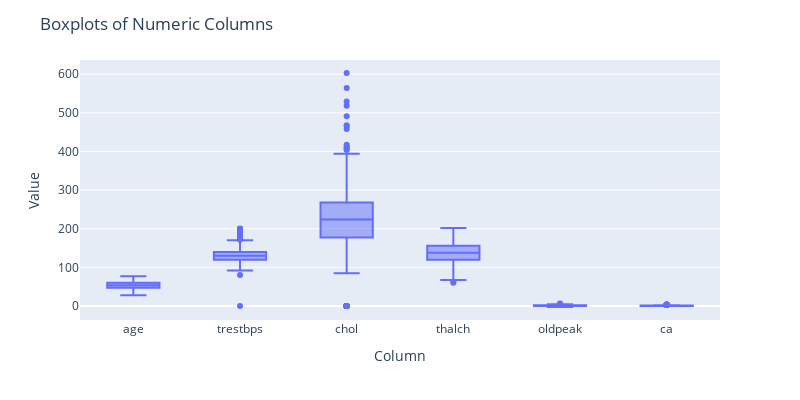

Notebook source saved alongside this figure:
### Markdown cell above
## 6.3 Outliers

### Code cell
# Create boxplots for all numeric columns using plotly
fig = px.box(df, y=numeric_cols, points='outliers')
fig.update_layout(
    title='Boxplots of Numeric Columns',
    yaxis_title='Value',
    xaxis_title='Column',
    height=400,
    width=800
)
fig.show()

### Figure 1 — Plotly figure (JSON) as saved in the notebook; plotly's stock layout.template omitted (floating-point values rounded to 4 significant figures; data arrays with more than 128 entries replaced by an {"elided": "..."} marker saying what was removed)
{"data": [{"alignmentgroup": "True", "boxpoints": "outliers", "hovertemplate": "variable=%{x}<br>value=%{y}<extra></extra>", "legendgroup": "", "marker": {"color": "#636efa"}, "name": "", "notched": false, "offsetgroup": "", "orientation": "v", "showlegend": false, "type": "box", "x": {"elided": "5520 str values"}, "x0": " ", "xaxis": "x", "y": {"elided": "5520 float values"}, "y0": " ", "yaxis": "y"}], "layout": {"boxmode": "group", "height": 400, "legend": {"tracegroupgap": 0}, "margin": {"t": 60}, "title": {"text": "Boxplots of Numeric Columns"}, "width": 800, "xaxis": {"anchor": "y", "domain": [0, 1], "title": {"text": "Column"}}, "yaxis": {"anchor": "x", "domain": [0, 1], "title": {"text": "Value"}}}}
